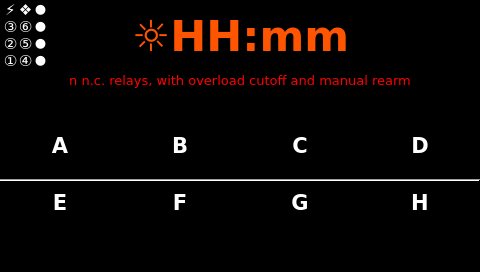
<?xml version="1.0" encoding="UTF-8"?>
<ui version="4.0">
 <class>page300</class>
 <widget class="QWidget" name="page300">
  <property name="geometry">
   <rect>
    <x>0</x>
    <y>0</y>
    <width>480</width>
    <height>272</height>
   </rect>
  </property>
  <property name="sizePolicy">
   <sizepolicy hsizetype="MinimumExpanding" vsizetype="MinimumExpanding">
    <horstretch>0</horstretch>
    <verstretch>0</verstretch>
   </sizepolicy>
  </property>
  <property name="minimumSize">
   <size>
    <width>272</width>
    <height>272</height>
   </size>
  </property>
  <property name="maximumSize">
   <size>
    <width>800</width>
    <height>800</height>
   </size>
  </property>
  <property name="windowTitle">
   <string notr="true">page300</string>
  </property>
  <property name="styleSheet">
   <string notr="true">QWidget#page300
{
background-color: rgb(0, 0, 0);
}

QPushButton
{
background-color: rgb(0, 0, 0);
border: none;
}</string>
  </property>
  <layout class="QVBoxLayout" name="verticalLayout">
   <property name="spacing">
    <number>0</number>
   </property>
   <property name="margin">
    <number>0</number>
   </property>
   <item>
    <layout class="QHBoxLayout" name="horizontalLayout">
     <property name="spacing">
      <number>0</number>
     </property>
     <property name="sizeConstraint">
      <enum>QLayout::SetMaximumSize</enum>
     </property>
     <item>
      <layout class="QGridLayout" name="gridLayout_leds">
       <property name="leftMargin">
        <number>3</number>
       </property>
       <property name="topMargin">
        <number>0</number>
       </property>
       <property name="rightMargin">
        <number>3</number>
       </property>
       <property name="bottomMargin">
        <number>0</number>
       </property>
       <property name="spacing">
        <number>0</number>
       </property>
       <item row="4" column="2">
        <widget class="QLabel" name="label_yellow_2">
         <property name="sizePolicy">
          <sizepolicy hsizetype="Fixed" vsizetype="Fixed">
           <horstretch>0</horstretch>
           <verstretch>0</verstretch>
          </sizepolicy>
         </property>
         <property name="minimumSize">
          <size>
           <width>15</width>
           <height>15</height>
          </size>
         </property>
         <property name="maximumSize">
          <size>
           <width>15</width>
           <height>15</height>
          </size>
         </property>
         <property name="font">
          <font>
           <family>DejaVu Sans</family>
           <pointsize>10</pointsize>
          </font>
         </property>
         <property name="styleSheet">
          <string notr="true">color: rgb(255, 255, 255);</string>
         </property>
         <property name="text">
          <string notr="true">●</string>
         </property>
         <property name="alignment">
          <set>Qt::AlignBottom|Qt::AlignHCenter</set>
         </property>
        </widget>
       </item>
       <item row="1" column="2">
        <widget class="QLabel" name="label_red">
         <property name="sizePolicy">
          <sizepolicy hsizetype="Fixed" vsizetype="Fixed">
           <horstretch>0</horstretch>
           <verstretch>0</verstretch>
          </sizepolicy>
         </property>
         <property name="minimumSize">
          <size>
           <width>15</width>
           <height>15</height>
          </size>
         </property>
         <property name="maximumSize">
          <size>
           <width>15</width>
           <height>15</height>
          </size>
         </property>
         <property name="font">
          <font>
           <family>DejaVu Sans</family>
           <pointsize>10</pointsize>
          </font>
         </property>
         <property name="styleSheet">
          <string notr="true">color: rgb(255, 255, 255);</string>
         </property>
         <property name="text">
          <string notr="true">●</string>
         </property>
         <property name="alignment">
          <set>Qt::AlignBottom|Qt::AlignHCenter</set>
         </property>
        </widget>
       </item>
       <item row="2" column="2">
        <widget class="QLabel" name="label_yellow_1">
         <property name="sizePolicy">
          <sizepolicy hsizetype="Fixed" vsizetype="Fixed">
           <horstretch>0</horstretch>
           <verstretch>0</verstretch>
          </sizepolicy>
         </property>
         <property name="minimumSize">
          <size>
           <width>15</width>
           <height>15</height>
          </size>
         </property>
         <property name="maximumSize">
          <size>
           <width>15</width>
           <height>15</height>
          </size>
         </property>
         <property name="font">
          <font>
           <family>DejaVu Sans</family>
           <pointsize>10</pointsize>
          </font>
         </property>
         <property name="styleSheet">
          <string notr="true">color: rgb(255, 255, 255);</string>
         </property>
         <property name="text">
          <string notr="true">●</string>
         </property>
         <property name="alignment">
          <set>Qt::AlignBottom|Qt::AlignHCenter</set>
         </property>
        </widget>
       </item>
       <item row="4" column="0">
        <widget class="QLabel" name="label_T1">
         <property name="sizePolicy">
          <sizepolicy hsizetype="Fixed" vsizetype="Fixed">
           <horstretch>0</horstretch>
           <verstretch>0</verstretch>
          </sizepolicy>
         </property>
         <property name="minimumSize">
          <size>
           <width>15</width>
           <height>15</height>
          </size>
         </property>
         <property name="maximumSize">
          <size>
           <width>15</width>
           <height>15</height>
          </size>
         </property>
         <property name="font">
          <font>
           <family>DejaVu Sans</family>
           <pointsize>11</pointsize>
          </font>
         </property>
         <property name="styleSheet">
          <string notr="true">color: rgb(255, 255, 255);</string>
         </property>
         <property name="text">
          <string notr="true">①</string>
         </property>
         <property name="scaledContents">
          <bool>true</bool>
         </property>
         <property name="alignment">
          <set>Qt::AlignCenter</set>
         </property>
        </widget>
       </item>
       <item row="0" column="2">
        <widget class="QLabel" name="label_green">
         <property name="sizePolicy">
          <sizepolicy hsizetype="Fixed" vsizetype="Fixed">
           <horstretch>0</horstretch>
           <verstretch>0</verstretch>
          </sizepolicy>
         </property>
         <property name="minimumSize">
          <size>
           <width>15</width>
           <height>15</height>
          </size>
         </property>
         <property name="maximumSize">
          <size>
           <width>15</width>
           <height>15</height>
          </size>
         </property>
         <property name="font">
          <font>
           <family>DejaVu Sans</family>
           <pointsize>10</pointsize>
          </font>
         </property>
         <property name="styleSheet">
          <string notr="true">color: rgb(255, 255, 255);</string>
         </property>
         <property name="text">
          <string notr="true">●</string>
         </property>
         <property name="alignment">
          <set>Qt::AlignBottom|Qt::AlignHCenter</set>
         </property>
        </widget>
       </item>
       <item row="0" column="0">
        <widget class="QLabel" name="label_EP">
         <property name="sizePolicy">
          <sizepolicy hsizetype="Fixed" vsizetype="Fixed">
           <horstretch>0</horstretch>
           <verstretch>0</verstretch>
          </sizepolicy>
         </property>
         <property name="minimumSize">
          <size>
           <width>15</width>
           <height>15</height>
          </size>
         </property>
         <property name="maximumSize">
          <size>
           <width>15</width>
           <height>15</height>
          </size>
         </property>
         <property name="font">
          <font>
           <family>DejaVu Sans</family>
           <pointsize>11</pointsize>
          </font>
         </property>
         <property name="styleSheet">
          <string notr="true">color: rgb(255, 255, 255);</string>
         </property>
         <property name="text">
          <string notr="true">⚡</string>
         </property>
         <property name="scaledContents">
          <bool>true</bool>
         </property>
         <property name="alignment">
          <set>Qt::AlignCenter</set>
         </property>
        </widget>
       </item>
       <item row="0" column="1">
        <widget class="QLabel" name="label_BA">
         <property name="sizePolicy">
          <sizepolicy hsizetype="Fixed" vsizetype="Fixed">
           <horstretch>0</horstretch>
           <verstretch>0</verstretch>
          </sizepolicy>
         </property>
         <property name="minimumSize">
          <size>
           <width>15</width>
           <height>15</height>
          </size>
         </property>
         <property name="maximumSize">
          <size>
           <width>15</width>
           <height>15</height>
          </size>
         </property>
         <property name="font">
          <font>
           <family>DejaVu Sans</family>
           <pointsize>11</pointsize>
          </font>
         </property>
         <property name="styleSheet">
          <string notr="true">color: rgb(255, 255, 255);</string>
         </property>
         <property name="text">
          <string notr="true">❖</string>
         </property>
         <property name="scaledContents">
          <bool>true</bool>
         </property>
         <property name="alignment">
          <set>Qt::AlignCenter</set>
         </property>
        </widget>
       </item>
       <item row="1" column="1">
        <widget class="QLabel" name="label_T6">
         <property name="sizePolicy">
          <sizepolicy hsizetype="Fixed" vsizetype="Fixed">
           <horstretch>0</horstretch>
           <verstretch>0</verstretch>
          </sizepolicy>
         </property>
         <property name="minimumSize">
          <size>
           <width>15</width>
           <height>15</height>
          </size>
         </property>
         <property name="maximumSize">
          <size>
           <width>15</width>
           <height>15</height>
          </size>
         </property>
         <property name="font">
          <font>
           <family>DejaVu Sans</family>
           <pointsize>11</pointsize>
          </font>
         </property>
         <property name="styleSheet">
          <string notr="true">color: rgb(255, 255, 255);</string>
         </property>
         <property name="text">
          <string notr="true">⑥</string>
         </property>
         <property name="scaledContents">
          <bool>true</bool>
         </property>
         <property name="alignment">
          <set>Qt::AlignCenter</set>
         </property>
        </widget>
       </item>
       <item row="4" column="1">
        <widget class="QLabel" name="label_T4">
         <property name="sizePolicy">
          <sizepolicy hsizetype="Fixed" vsizetype="Fixed">
           <horstretch>0</horstretch>
           <verstretch>0</verstretch>
          </sizepolicy>
         </property>
         <property name="minimumSize">
          <size>
           <width>15</width>
           <height>15</height>
          </size>
         </property>
         <property name="maximumSize">
          <size>
           <width>15</width>
           <height>15</height>
          </size>
         </property>
         <property name="font">
          <font>
           <family>DejaVu Sans</family>
           <pointsize>11</pointsize>
          </font>
         </property>
         <property name="styleSheet">
          <string notr="true">color: rgb(255, 255, 255);</string>
         </property>
         <property name="text">
          <string notr="true">④</string>
         </property>
         <property name="scaledContents">
          <bool>true</bool>
         </property>
         <property name="alignment">
          <set>Qt::AlignCenter</set>
         </property>
        </widget>
       </item>
       <item row="1" column="0">
        <widget class="QLabel" name="label_T3">
         <property name="sizePolicy">
          <sizepolicy hsizetype="Fixed" vsizetype="Fixed">
           <horstretch>0</horstretch>
           <verstretch>0</verstretch>
          </sizepolicy>
         </property>
         <property name="minimumSize">
          <size>
           <width>15</width>
           <height>15</height>
          </size>
         </property>
         <property name="maximumSize">
          <size>
           <width>15</width>
           <height>15</height>
          </size>
         </property>
         <property name="font">
          <font>
           <family>DejaVu Sans</family>
           <pointsize>11</pointsize>
          </font>
         </property>
         <property name="styleSheet">
          <string notr="true">color: rgb(255, 255, 255);</string>
         </property>
         <property name="text">
          <string notr="true">③</string>
         </property>
         <property name="scaledContents">
          <bool>true</bool>
         </property>
         <property name="alignment">
          <set>Qt::AlignCenter</set>
         </property>
        </widget>
       </item>
       <item row="2" column="0">
        <widget class="QLabel" name="label_T2">
         <property name="sizePolicy">
          <sizepolicy hsizetype="Fixed" vsizetype="Fixed">
           <horstretch>0</horstretch>
           <verstretch>0</verstretch>
          </sizepolicy>
         </property>
         <property name="minimumSize">
          <size>
           <width>15</width>
           <height>15</height>
          </size>
         </property>
         <property name="maximumSize">
          <size>
           <width>15</width>
           <height>15</height>
          </size>
         </property>
         <property name="font">
          <font>
           <family>DejaVu Sans</family>
           <pointsize>11</pointsize>
          </font>
         </property>
         <property name="styleSheet">
          <string notr="true">color: rgb(255, 255, 255);</string>
         </property>
         <property name="text">
          <string notr="true">②</string>
         </property>
         <property name="scaledContents">
          <bool>true</bool>
         </property>
         <property name="alignment">
          <set>Qt::AlignCenter</set>
         </property>
        </widget>
       </item>
       <item row="2" column="1">
        <widget class="QLabel" name="label_T5">
         <property name="sizePolicy">
          <sizepolicy hsizetype="Fixed" vsizetype="Fixed">
           <horstretch>0</horstretch>
           <verstretch>0</verstretch>
          </sizepolicy>
         </property>
         <property name="minimumSize">
          <size>
           <width>15</width>
           <height>15</height>
          </size>
         </property>
         <property name="maximumSize">
          <size>
           <width>15</width>
           <height>15</height>
          </size>
         </property>
         <property name="font">
          <font>
           <family>DejaVu Sans</family>
           <pointsize>11</pointsize>
          </font>
         </property>
         <property name="styleSheet">
          <string notr="true">color: rgb(255, 255, 255);</string>
         </property>
         <property name="text">
          <string notr="true">⑤</string>
         </property>
         <property name="scaledContents">
          <bool>true</bool>
         </property>
         <property name="alignment">
          <set>Qt::AlignCenter</set>
         </property>
        </widget>
       </item>
      </layout>
     </item>
     <item>
      <widget class="ATCMbutton" name="atcmButton">
       <property name="sizePolicy">
        <sizepolicy hsizetype="MinimumExpanding" vsizetype="MinimumExpanding">
         <horstretch>0</horstretch>
         <verstretch>0</verstretch>
        </sizepolicy>
       </property>
       <property name="minimumSize">
        <size>
         <width>50</width>
         <height>50</height>
        </size>
       </property>
       <property name="maximumSize">
        <size>
         <width>50</width>
         <height>50</height>
        </size>
       </property>
       <property name="font">
        <font>
         <family>DejaVu Sans</family>
         <pointsize>32</pointsize>
        </font>
       </property>
       <property name="iconSize">
        <size>
         <width>36</width>
         <height>36</height>
        </size>
       </property>
       <property name="toolTip">
        <string/>
       </property>
       <property name="whatsThis">
        <string>ATCMbutton widget</string>
       </property>
       <property name="pageName">
        <string notr="true">HOME</string>
       </property>
       <property name="statusvar">
        <string notr="true"/>
       </property>
       <property name="viewStatus">
        <bool>false</bool>
       </property>
       <property name="visibilityVar">
        <string notr="true"/>
       </property>
       <property name="bgColor">
        <color>
         <red>0</red>
         <green>0</green>
         <blue>0</blue>
        </color>
       </property>
       <property name="borderColor">
        <color>
         <red>255</red>
         <green>255</green>
         <blue>0</blue>
        </color>
       </property>
       <property name="bgPressColor">
        <color>
         <red>255</red>
         <green>255</green>
         <blue>0</blue>
        </color>
       </property>
       <property name="borderPressColor">
        <color>
         <red>255</red>
         <green>255</green>
         <blue>0</blue>
        </color>
       </property>
       <property name="text">
        <string/>
       </property>
       <property name="pressText">
        <string/>
       </property>
       <property name="icon">
        <iconset resource="resources.qrc">
         <normaloff>:/icons/icons/Flash.png</normaloff>:/icons/icons/Flash.png</iconset>
       </property>
       <property name="borderWidth">
        <number>3</number>
       </property>
       <property name="borderRadius">
        <number>50</number>
       </property>
      </widget>
     </item>
     <item>
      <widget class="QPushButton" name="pushButton_time">
       <property name="sizePolicy">
        <sizepolicy hsizetype="MinimumExpanding" vsizetype="MinimumExpanding">
         <horstretch>0</horstretch>
         <verstretch>0</verstretch>
        </sizepolicy>
       </property>
       <property name="minimumSize">
        <size>
         <width>0</width>
         <height>72</height>
        </size>
       </property>
       <property name="maximumSize">
        <size>
         <width>16777215</width>
         <height>16777215</height>
        </size>
       </property>
       <property name="font">
        <font>
         <family>DejaVu Sans</family>
         <pointsize>32</pointsize>
         <weight>75</weight>
         <bold>true</bold>
        </font>
       </property>
       <property name="focusPolicy">
        <enum>Qt::NoFocus</enum>
       </property>
       <property name="styleSheet">
        <string notr="true">background-color: rgb(0, 0, 0);
color: rgb(255, 85, 0);</string>
       </property>
       <property name="text">
        <string>☼HH:mm</string>
       </property>
       <property name="default">
        <bool>false</bool>
       </property>
       <property name="flat">
        <bool>true</bool>
       </property>
      </widget>
     </item>
     <item>
      <spacer name="horizontalSpacer">
       <property name="orientation">
        <enum>Qt::Horizontal</enum>
       </property>
       <property name="sizeType">
        <enum>QSizePolicy::Fixed</enum>
       </property>
       <property name="sizeHint" stdset="0">
        <size>
         <width>50</width>
         <height>20</height>
        </size>
       </property>
      </spacer>
     </item>
     <item>
      <widget class="ATCMbutton" name="atcmButton_home">
       <property name="sizePolicy">
        <sizepolicy hsizetype="MinimumExpanding" vsizetype="Fixed">
         <horstretch>0</horstretch>
         <verstretch>0</verstretch>
        </sizepolicy>
       </property>
       <property name="minimumSize">
        <size>
         <width>50</width>
         <height>50</height>
        </size>
       </property>
       <property name="maximumSize">
        <size>
         <width>50</width>
         <height>50</height>
        </size>
       </property>
       <property name="font">
        <font>
         <family>DejaVu Sans</family>
         <pointsize>24</pointsize>
        </font>
       </property>
       <property name="toolTip">
        <string/>
       </property>
       <property name="whatsThis">
        <string>ATCMbutton widget</string>
       </property>
       <property name="pageName">
        <string notr="true">HOME</string>
       </property>
       <property name="statusvar">
        <string notr="true"/>
       </property>
       <property name="viewStatus">
        <bool>false</bool>
       </property>
       <property name="visibilityVar">
        <string notr="true"/>
       </property>
       <property name="bgColor">
        <color>
         <red>0</red>
         <green>0</green>
         <blue>0</blue>
        </color>
       </property>
       <property name="fontColor">
        <color>
         <red>255</red>
         <green>85</green>
         <blue>0</blue>
        </color>
       </property>
       <property name="bgPressColor">
        <color>
         <red>255</red>
         <green>85</green>
         <blue>0</blue>
        </color>
       </property>
       <property name="text">
        <string>☰</string>
       </property>
       <property name="pressText">
        <string>☰</string>
       </property>
       <property name="borderWidth">
        <number>0</number>
       </property>
       <property name="borderRadius">
        <number>0</number>
       </property>
       <property name="apparence">
        <enum>QFrame::Plain</enum>
       </property>
      </widget>
     </item>
    </layout>
   </item>
   <item>
    <widget class="QLabel" name="label">
     <property name="sizePolicy">
      <sizepolicy hsizetype="MinimumExpanding" vsizetype="MinimumExpanding">
       <horstretch>0</horstretch>
       <verstretch>0</verstretch>
      </sizepolicy>
     </property>
     <property name="maximumSize">
      <size>
       <width>16777215</width>
       <height>20</height>
      </size>
     </property>
     <property name="font">
      <font>
       <family>DejaVu Sans</family>
       <pointsize>10</pointsize>
      </font>
     </property>
     <property name="styleSheet">
      <string notr="true">color: rgb(255, 0, 0);</string>
     </property>
     <property name="text">
      <string>n n.c. relays, with overload cutoff and manual rearm</string>
     </property>
     <property name="alignment">
      <set>Qt::AlignCenter</set>
     </property>
    </widget>
   </item>
   <item>
    <spacer name="verticalSpacer_top">
     <property name="orientation">
      <enum>Qt::Vertical</enum>
     </property>
     <property name="sizeType">
      <enum>QSizePolicy::Expanding</enum>
     </property>
     <property name="sizeHint" stdset="0">
      <size>
       <width>20</width>
       <height>40</height>
      </size>
     </property>
    </spacer>
   </item>
   <item>
    <layout class="QGridLayout" name="gridLayout">
     <property name="spacing">
      <number>0</number>
     </property>
     <item row="1" column="3">
      <widget class="QLabel" name="label_EP_relay_C">
       <property name="sizePolicy">
        <sizepolicy hsizetype="MinimumExpanding" vsizetype="MinimumExpanding">
         <horstretch>0</horstretch>
         <verstretch>0</verstretch>
        </sizepolicy>
       </property>
       <property name="minimumSize">
        <size>
         <width>60</width>
         <height>40</height>
        </size>
       </property>
       <property name="font">
        <font>
         <family>DejaVu Sans</family>
         <pointsize>16</pointsize>
         <weight>75</weight>
         <bold>true</bold>
        </font>
       </property>
       <property name="styleSheet">
        <string notr="true">background-color: rgb(0, 0, 0);
color: rgb(255, 255, 255);</string>
       </property>
       <property name="text">
        <string>C</string>
       </property>
       <property name="scaledContents">
        <bool>true</bool>
       </property>
       <property name="alignment">
        <set>Qt::AlignCenter</set>
       </property>
       <property name="wordWrap">
        <bool>true</bool>
       </property>
      </widget>
     </item>
     <item row="2" column="4">
      <widget class="QPushButton" name="pushButton_EP_relay_D">
       <property name="sizePolicy">
        <sizepolicy hsizetype="MinimumExpanding" vsizetype="MinimumExpanding">
         <horstretch>0</horstretch>
         <verstretch>0</verstretch>
        </sizepolicy>
       </property>
       <property name="font">
        <font>
         <family>DejaVu Sans</family>
         <pointsize>8</pointsize>
        </font>
       </property>
       <property name="focusPolicy">
        <enum>Qt::NoFocus</enum>
       </property>
       <property name="text">
        <string/>
       </property>
       <property name="icon">
        <iconset resource="systemicons.qrc">
         <normaloff>:/systemicons/LedGrey.png</normaloff>
         <normalon>:/systemicons/LedYellow.png</normalon>:/systemicons/LedGrey.png</iconset>
       </property>
       <property name="iconSize">
        <size>
         <width>60</width>
         <height>60</height>
        </size>
       </property>
       <property name="checkable">
        <bool>true</bool>
       </property>
       <property name="flat">
        <bool>true</bool>
       </property>
      </widget>
     </item>
     <item row="4" column="1">
      <widget class="QLabel" name="label_EP_relay_F">
       <property name="sizePolicy">
        <sizepolicy hsizetype="MinimumExpanding" vsizetype="MinimumExpanding">
         <horstretch>0</horstretch>
         <verstretch>0</verstretch>
        </sizepolicy>
       </property>
       <property name="minimumSize">
        <size>
         <width>60</width>
         <height>40</height>
        </size>
       </property>
       <property name="font">
        <font>
         <family>DejaVu Sans</family>
         <pointsize>16</pointsize>
         <weight>75</weight>
         <bold>true</bold>
        </font>
       </property>
       <property name="styleSheet">
        <string notr="true">background-color: rgb(0, 0, 0);
color: rgb(255, 255, 255);</string>
       </property>
       <property name="text">
        <string>F</string>
       </property>
       <property name="scaledContents">
        <bool>true</bool>
       </property>
       <property name="alignment">
        <set>Qt::AlignCenter</set>
       </property>
       <property name="wordWrap">
        <bool>true</bool>
       </property>
      </widget>
     </item>
     <item row="1" column="1">
      <widget class="QLabel" name="label_EP_relay_B">
       <property name="sizePolicy">
        <sizepolicy hsizetype="MinimumExpanding" vsizetype="MinimumExpanding">
         <horstretch>0</horstretch>
         <verstretch>0</verstretch>
        </sizepolicy>
       </property>
       <property name="minimumSize">
        <size>
         <width>60</width>
         <height>40</height>
        </size>
       </property>
       <property name="font">
        <font>
         <family>DejaVu Sans</family>
         <pointsize>16</pointsize>
         <weight>75</weight>
         <bold>true</bold>
        </font>
       </property>
       <property name="styleSheet">
        <string notr="true">background-color: rgb(0, 0, 0);
color: rgb(255, 255, 255);</string>
       </property>
       <property name="text">
        <string>B</string>
       </property>
       <property name="scaledContents">
        <bool>true</bool>
       </property>
       <property name="alignment">
        <set>Qt::AlignCenter</set>
       </property>
       <property name="wordWrap">
        <bool>true</bool>
       </property>
      </widget>
     </item>
     <item row="1" column="4">
      <widget class="QLabel" name="label_EP_relay_D">
       <property name="sizePolicy">
        <sizepolicy hsizetype="MinimumExpanding" vsizetype="MinimumExpanding">
         <horstretch>0</horstretch>
         <verstretch>0</verstretch>
        </sizepolicy>
       </property>
       <property name="minimumSize">
        <size>
         <width>60</width>
         <height>40</height>
        </size>
       </property>
       <property name="font">
        <font>
         <family>DejaVu Sans</family>
         <pointsize>16</pointsize>
         <weight>75</weight>
         <bold>true</bold>
        </font>
       </property>
       <property name="styleSheet">
        <string notr="true">background-color: rgb(0, 0, 0);
color: rgb(255, 255, 255);</string>
       </property>
       <property name="text">
        <string>D</string>
       </property>
       <property name="scaledContents">
        <bool>true</bool>
       </property>
       <property name="alignment">
        <set>Qt::AlignCenter</set>
       </property>
       <property name="wordWrap">
        <bool>true</bool>
       </property>
      </widget>
     </item>
     <item row="2" column="1">
      <widget class="QPushButton" name="pushButton_EP_relay_B">
       <property name="sizePolicy">
        <sizepolicy hsizetype="MinimumExpanding" vsizetype="MinimumExpanding">
         <horstretch>0</horstretch>
         <verstretch>0</verstretch>
        </sizepolicy>
       </property>
       <property name="font">
        <font>
         <family>DejaVu Sans</family>
         <pointsize>8</pointsize>
        </font>
       </property>
       <property name="focusPolicy">
        <enum>Qt::NoFocus</enum>
       </property>
       <property name="text">
        <string/>
       </property>
       <property name="icon">
        <iconset resource="systemicons.qrc">
         <normaloff>:/systemicons/LedGrey.png</normaloff>
         <normalon>:/systemicons/LedYellow.png</normalon>:/systemicons/LedGrey.png</iconset>
       </property>
       <property name="iconSize">
        <size>
         <width>60</width>
         <height>60</height>
        </size>
       </property>
       <property name="checkable">
        <bool>true</bool>
       </property>
       <property name="flat">
        <bool>true</bool>
       </property>
      </widget>
     </item>
     <item row="2" column="0">
      <widget class="QPushButton" name="pushButton_EP_relay_A">
       <property name="sizePolicy">
        <sizepolicy hsizetype="MinimumExpanding" vsizetype="MinimumExpanding">
         <horstretch>0</horstretch>
         <verstretch>0</verstretch>
        </sizepolicy>
       </property>
       <property name="font">
        <font>
         <family>DejaVu Sans</family>
         <pointsize>8</pointsize>
        </font>
       </property>
       <property name="focusPolicy">
        <enum>Qt::NoFocus</enum>
       </property>
       <property name="text">
        <string/>
       </property>
       <property name="icon">
        <iconset resource="systemicons.qrc">
         <normaloff>:/systemicons/LedGrey.png</normaloff>
         <normalon>:/systemicons/LedYellow.png</normalon>:/systemicons/LedGrey.png</iconset>
       </property>
       <property name="iconSize">
        <size>
         <width>60</width>
         <height>60</height>
        </size>
       </property>
       <property name="checkable">
        <bool>true</bool>
       </property>
       <property name="flat">
        <bool>true</bool>
       </property>
      </widget>
     </item>
     <item row="1" column="0">
      <widget class="QLabel" name="label_EP_relay_A">
       <property name="sizePolicy">
        <sizepolicy hsizetype="MinimumExpanding" vsizetype="MinimumExpanding">
         <horstretch>0</horstretch>
         <verstretch>0</verstretch>
        </sizepolicy>
       </property>
       <property name="minimumSize">
        <size>
         <width>60</width>
         <height>40</height>
        </size>
       </property>
       <property name="font">
        <font>
         <family>DejaVu Sans</family>
         <pointsize>16</pointsize>
         <weight>75</weight>
         <bold>true</bold>
        </font>
       </property>
       <property name="styleSheet">
        <string notr="true">background-color: rgb(0, 0, 0);
color: rgb(255, 255, 255);</string>
       </property>
       <property name="text">
        <string>A</string>
       </property>
       <property name="scaledContents">
        <bool>true</bool>
       </property>
       <property name="alignment">
        <set>Qt::AlignCenter</set>
       </property>
       <property name="wordWrap">
        <bool>true</bool>
       </property>
      </widget>
     </item>
     <item row="4" column="4">
      <widget class="QLabel" name="label_EP_relay_H">
       <property name="sizePolicy">
        <sizepolicy hsizetype="MinimumExpanding" vsizetype="MinimumExpanding">
         <horstretch>0</horstretch>
         <verstretch>0</verstretch>
        </sizepolicy>
       </property>
       <property name="minimumSize">
        <size>
         <width>60</width>
         <height>40</height>
        </size>
       </property>
       <property name="font">
        <font>
         <family>DejaVu Sans</family>
         <pointsize>16</pointsize>
         <weight>75</weight>
         <bold>true</bold>
        </font>
       </property>
       <property name="styleSheet">
        <string notr="true">background-color: rgb(0, 0, 0);
color: rgb(255, 255, 255);</string>
       </property>
       <property name="text">
        <string>H</string>
       </property>
       <property name="scaledContents">
        <bool>true</bool>
       </property>
       <property name="alignment">
        <set>Qt::AlignCenter</set>
       </property>
       <property name="wordWrap">
        <bool>true</bool>
       </property>
      </widget>
     </item>
     <item row="4" column="0">
      <widget class="QLabel" name="label_EP_relay_E">
       <property name="sizePolicy">
        <sizepolicy hsizetype="MinimumExpanding" vsizetype="MinimumExpanding">
         <horstretch>0</horstretch>
         <verstretch>0</verstretch>
        </sizepolicy>
       </property>
       <property name="minimumSize">
        <size>
         <width>60</width>
         <height>40</height>
        </size>
       </property>
       <property name="font">
        <font>
         <family>DejaVu Sans</family>
         <pointsize>16</pointsize>
         <weight>75</weight>
         <bold>true</bold>
        </font>
       </property>
       <property name="styleSheet">
        <string notr="true">background-color: rgb(0, 0, 0);
color: rgb(255, 255, 255);</string>
       </property>
       <property name="text">
        <string>E</string>
       </property>
       <property name="scaledContents">
        <bool>true</bool>
       </property>
       <property name="alignment">
        <set>Qt::AlignCenter</set>
       </property>
       <property name="wordWrap">
        <bool>true</bool>
       </property>
      </widget>
     </item>
     <item row="5" column="4">
      <widget class="QPushButton" name="pushButton_EP_relay_H">
       <property name="sizePolicy">
        <sizepolicy hsizetype="MinimumExpanding" vsizetype="MinimumExpanding">
         <horstretch>0</horstretch>
         <verstretch>0</verstretch>
        </sizepolicy>
       </property>
       <property name="font">
        <font>
         <family>DejaVu Sans</family>
         <pointsize>8</pointsize>
        </font>
       </property>
       <property name="focusPolicy">
        <enum>Qt::NoFocus</enum>
       </property>
       <property name="text">
        <string/>
       </property>
       <property name="icon">
        <iconset resource="systemicons.qrc">
         <normaloff>:/systemicons/LedGrey.png</normaloff>
         <normalon>:/systemicons/LedYellow.png</normalon>:/systemicons/LedGrey.png</iconset>
       </property>
       <property name="iconSize">
        <size>
         <width>60</width>
         <height>60</height>
        </size>
       </property>
       <property name="checkable">
        <bool>true</bool>
       </property>
       <property name="flat">
        <bool>true</bool>
       </property>
      </widget>
     </item>
     <item row="5" column="0">
      <widget class="QPushButton" name="pushButton_EP_relay_E">
       <property name="sizePolicy">
        <sizepolicy hsizetype="MinimumExpanding" vsizetype="MinimumExpanding">
         <horstretch>0</horstretch>
         <verstretch>0</verstretch>
        </sizepolicy>
       </property>
       <property name="font">
        <font>
         <family>DejaVu Sans</family>
         <pointsize>8</pointsize>
        </font>
       </property>
       <property name="focusPolicy">
        <enum>Qt::NoFocus</enum>
       </property>
       <property name="text">
        <string/>
       </property>
       <property name="icon">
        <iconset resource="systemicons.qrc">
         <normaloff>:/systemicons/LedGrey.png</normaloff>
         <normalon>:/systemicons/LedYellow.png</normalon>:/systemicons/LedGrey.png</iconset>
       </property>
       <property name="iconSize">
        <size>
         <width>60</width>
         <height>60</height>
        </size>
       </property>
       <property name="checkable">
        <bool>true</bool>
       </property>
       <property name="flat">
        <bool>true</bool>
       </property>
      </widget>
     </item>
     <item row="5" column="1">
      <widget class="QPushButton" name="pushButton_EP_relay_F">
       <property name="sizePolicy">
        <sizepolicy hsizetype="MinimumExpanding" vsizetype="MinimumExpanding">
         <horstretch>0</horstretch>
         <verstretch>0</verstretch>
        </sizepolicy>
       </property>
       <property name="font">
        <font>
         <family>DejaVu Sans</family>
         <pointsize>8</pointsize>
        </font>
       </property>
       <property name="focusPolicy">
        <enum>Qt::NoFocus</enum>
       </property>
       <property name="text">
        <string/>
       </property>
       <property name="icon">
        <iconset resource="systemicons.qrc">
         <normaloff>:/systemicons/LedGrey.png</normaloff>
         <normalon>:/systemicons/LedYellow.png</normalon>:/systemicons/LedGrey.png</iconset>
       </property>
       <property name="iconSize">
        <size>
         <width>60</width>
         <height>60</height>
        </size>
       </property>
       <property name="checkable">
        <bool>true</bool>
       </property>
       <property name="flat">
        <bool>true</bool>
       </property>
      </widget>
     </item>
     <item row="3" column="0" colspan="5">
      <widget class="Line" name="line_1">
       <property name="font">
        <font>
         <family>DejaVu Sans</family>
         <pointsize>8</pointsize>
        </font>
       </property>
       <property name="orientation">
        <enum>Qt::Horizontal</enum>
       </property>
      </widget>
     </item>
     <item row="2" column="3">
      <widget class="QPushButton" name="pushButton_EP_relay_C">
       <property name="sizePolicy">
        <sizepolicy hsizetype="MinimumExpanding" vsizetype="MinimumExpanding">
         <horstretch>0</horstretch>
         <verstretch>0</verstretch>
        </sizepolicy>
       </property>
       <property name="font">
        <font>
         <family>DejaVu Sans</family>
         <pointsize>8</pointsize>
        </font>
       </property>
       <property name="focusPolicy">
        <enum>Qt::NoFocus</enum>
       </property>
       <property name="text">
        <string/>
       </property>
       <property name="icon">
        <iconset resource="systemicons.qrc">
         <normaloff>:/systemicons/LedGrey.png</normaloff>
         <normalon>:/systemicons/LedYellow.png</normalon>:/systemicons/LedGrey.png</iconset>
       </property>
       <property name="iconSize">
        <size>
         <width>60</width>
         <height>60</height>
        </size>
       </property>
       <property name="checkable">
        <bool>true</bool>
       </property>
       <property name="flat">
        <bool>true</bool>
       </property>
      </widget>
     </item>
     <item row="4" column="3">
      <widget class="QLabel" name="label_EP_relay_G">
       <property name="sizePolicy">
        <sizepolicy hsizetype="MinimumExpanding" vsizetype="MinimumExpanding">
         <horstretch>0</horstretch>
         <verstretch>0</verstretch>
        </sizepolicy>
       </property>
       <property name="minimumSize">
        <size>
         <width>60</width>
         <height>40</height>
        </size>
       </property>
       <property name="font">
        <font>
         <family>DejaVu Sans</family>
         <pointsize>16</pointsize>
         <weight>75</weight>
         <bold>true</bold>
        </font>
       </property>
       <property name="styleSheet">
        <string notr="true">background-color: rgb(0, 0, 0);
color: rgb(255, 255, 255);</string>
       </property>
       <property name="text">
        <string>G</string>
       </property>
       <property name="scaledContents">
        <bool>true</bool>
       </property>
       <property name="alignment">
        <set>Qt::AlignCenter</set>
       </property>
       <property name="wordWrap">
        <bool>true</bool>
       </property>
      </widget>
     </item>
     <item row="5" column="3">
      <widget class="QPushButton" name="pushButton_EP_relay_G">
       <property name="sizePolicy">
        <sizepolicy hsizetype="MinimumExpanding" vsizetype="MinimumExpanding">
         <horstretch>0</horstretch>
         <verstretch>0</verstretch>
        </sizepolicy>
       </property>
       <property name="font">
        <font>
         <family>DejaVu Sans</family>
         <pointsize>8</pointsize>
        </font>
       </property>
       <property name="focusPolicy">
        <enum>Qt::NoFocus</enum>
       </property>
       <property name="text">
        <string/>
       </property>
       <property name="icon">
        <iconset resource="systemicons.qrc">
         <normaloff>:/systemicons/LedGrey.png</normaloff>
         <normalon>:/systemicons/LedYellow.png</normalon>:/systemicons/LedGrey.png</iconset>
       </property>
       <property name="iconSize">
        <size>
         <width>60</width>
         <height>60</height>
        </size>
       </property>
       <property name="checkable">
        <bool>true</bool>
       </property>
       <property name="flat">
        <bool>true</bool>
       </property>
      </widget>
     </item>
    </layout>
   </item>
   <item>
    <spacer name="verticalSpacer_bottom">
     <property name="orientation">
      <enum>Qt::Vertical</enum>
     </property>
     <property name="sizeType">
      <enum>QSizePolicy::Expanding</enum>
     </property>
     <property name="sizeHint" stdset="0">
      <size>
       <width>20</width>
       <height>40</height>
      </size>
     </property>
    </spacer>
   </item>
  </layout>
 </widget>
 <customwidgets>
  <customwidget>
   <class>ATCMbutton</class>
   <extends>QPushButton</extends>
   <header>atcmplugin.h</header>
  </customwidget>
 </customwidgets>
 <resources>
  <include location="resources.qrc"/>
  <include location="systemicons.qrc"/>
 </resources>
 <connections>
  <connection>
   <sender>atcmButton_home</sender>
   <signal>newPage(const char*,bool)</signal>
   <receiver>page300</receiver>
   <slot>goto_page(const char*,bool)</slot>
   <hints>
    <hint type="sourcelabel">
     <x>20</x>
     <y>20</y>
    </hint>
    <hint type="destinationlabel">
     <x>20</x>
     <y>20</y>
    </hint>
   </hints>
  </connection>
  <connection>
   <sender>atcmButton</sender>
   <signal>newPage(const char*,bool)</signal>
   <receiver>page300</receiver>
   <slot>goto_page(const char*,bool)</slot>
   <hints>
    <hint type="sourcelabel">
     <x>20</x>
     <y>20</y>
    </hint>
    <hint type="destinationlabel">
     <x>20</x>
     <y>20</y>
    </hint>
   </hints>
  </connection>
 </connections>
 <slots>
  <slot>goto_page(const char*,bool)</slot>
 </slots>
</ui>
